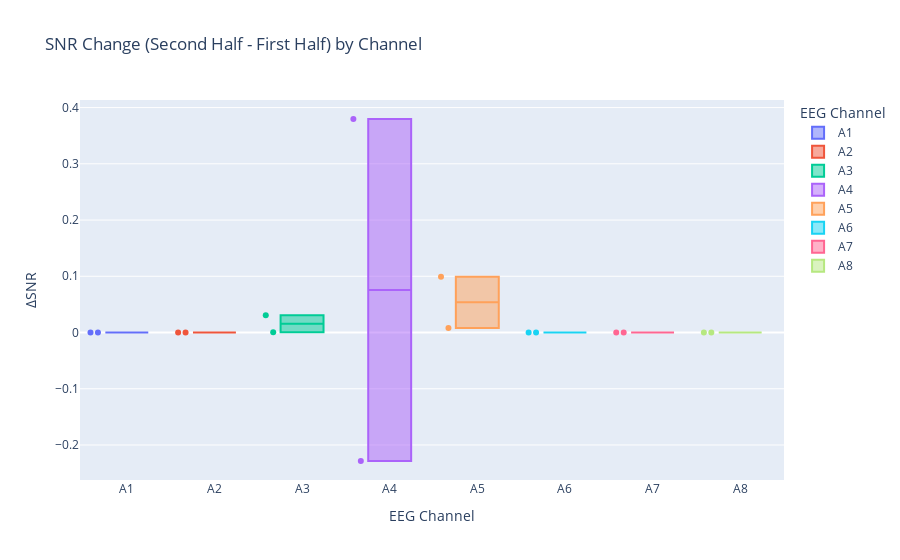

The cell this chart's notebook holds for it:
### Code cell
# Process recordings
def process_recording(active_recording):
    # Filter the otree log
    otree_active = otree_df[otree_df['participant.token']==active_recording.ID].reset_index(drop=True)
    display(otree_active)

    # Extract timings (2 different options)
    timestamps = get_actionlog_times(otree_active)
    # Filter for the active recording
    timestamps = timestamps[timestamps.rec==active_recording.Run]
    
    # Load EEG data
    rec_folder = main_folder + active_recording.Rec_folder
    eeg, load_report_dict = flows.load_exg_streams_data(rec_folder, chanlist=chans, report=True, cleanFile=True)
    print (load_report_dict)

    # Now annotate (add condition timings) and cut the EEG Data
    eeg = label_data(eeg, timestamps, cut=True, report=False)
    
    # TODO: Process signals now and extract features of interest
    # TODO: Berger effect during EC/EO rest
    # - So far only visualization
    # - Can use flows.get_channel_band_power() to extract band powers instead
    
    # TODO: ASSR during rest
    # - Not yet checked for correctness...
    # Filter for EC/EO conditions
    wanted = {"headphones_setup_ec_1", "headphones_setup_eo_1"}
    eo_ec_signals = eeg[eeg["Condition"].isin(wanted)]
    # Do for each channel and condition
    eo_ec_signals = eo_ec_signals.drop(['TS_UNIX'], axis=1).melt(id_vars="Condition", value_vars=chans, var_name="Channel", value_name="mV")

    
    snr_df = (
        eo_ec_signals
        .groupby(["Condition", "Channel"])
        .apply(lambda group: get_assr_snr(group.drop(columns=["Condition", "Channel"])))
        .reset_index()
    )
    snr_df

    # Add the SNR difference to the DataFrame
    snr_df["SNR_Diff"] = snr_df["SNR_Second_Half"] - snr_df["SNR_First_Half"]
    
    # TODO: Other features...
    return eeg, snr_df

# Process the recordings by looping through the mapping file
# For a single participant
active_recording = sessions.iloc[5]
eeg, snr_df = process_recording(active_recording)


fig = px.box(
    snr_df,
    x="Channel",
    y="SNR_Diff",
    points="all",  # show individual data points
    color="Channel",  # optional: adds color by channel
    title="SNR Change (Second Half - First Half) by Channel",
    labels={"SNR_Diff": "ΔSNR", "Channel": "EEG Channel"}
)

fig.show()

"""
# Loop through all recordings
for index, row in sessions.iterrows():
    process_recording(row)
"""

print('--- All done!\n')

### Figure 1 — Plotly figure (JSON) as saved in the notebook; plotly's stock layout.template omitted (floating-point values rounded to 4 significant figures)
{"data": [{"alignmentgroup": "True", "boxpoints": "all", "hovertemplate": "EEG Channel=%{x}<br>ΔSNR=%{y}<extra></extra>", "legendgroup": "A1", "marker": {"color": "#636efa"}, "name": "A1", "notched": false, "offsetgroup": "A1", "orientation": "v", "showlegend": true, "type": "box", "x": ["A1", "A1"], "x0": " ", "xaxis": "x", "y": [0.0, 0.0], "y0": " ", "yaxis": "y"}, {"alignmentgroup": "True", "boxpoints": "all", "hovertemplate": "EEG Channel=%{x}<br>ΔSNR=%{y}<extra></extra>", "legendgroup": "A2", "marker": {"color": "#EF553B"}, "name": "A2", "notched": false, "offsetgroup": "A2", "orientation": "v", "showlegend": true, "type": "box", "x": ["A2", "A2"], "x0": " ", "xaxis": "x", "y": [0.0, 0.0], "y0": " ", "yaxis": "y"}, {"alignmentgroup": "True", "boxpoints": "all", "hovertemplate": "EEG Channel=%{x}<br>ΔSNR=%{y}<extra></extra>", "legendgroup": "A3", "marker": {"color": "#00cc96"}, "name": "A3", "notched": false, "offsetgroup": "A3", "orientation": "v", "showlegend": true, "type": "box", "x": ["A3", "A3"], "x0": " ", "xaxis": "x", "y": [0.0004697, 0.03058], "y0": " ", "yaxis": "y"}, {"alignmentgroup": "True", "boxpoints": "all", "hovertemplate": "EEG Channel=%{x}<br>ΔSNR=%{y}<extra></extra>", "legendgroup": "A4", "marker": {"color": "#ab63fa"}, "name": "A4", "notched": false, "offsetgroup": "A4", "orientation": "v", "showlegend": true, "type": "box", "x": ["A4", "A4"], "x0": " ", "xaxis": "x", "y": [0.3797, -0.2285], "y0": " ", "yaxis": "y"}, {"alignmentgroup": "True", "boxpoints": "all", "hovertemplate": "EEG Channel=%{x}<br>ΔSNR=%{y}<extra></extra>", "legendgroup": "A5", "marker": {"color": "#FFA15A"}, "name": "A5", "notched": false, "offsetgroup": "A5", "orientation": "v", "showlegend": true, "type": "box", "x": ["A5", "A5"], "x0": " ", "xaxis": "x", "y": [0.09937, 0.008159], "y0": " ", "yaxis": "y"}, {"alignmentgroup": "True", "boxpoints": "all", "hovertemplate": "EEG Channel=%{x}<br>ΔSNR=%{y}<extra></extra>", "legendgroup": "A6", "marker": {"color": "#19d3f3"}, "name": "A6", "notched": false, "offsetgroup": "A6", "orientation": "v", "showlegend": true, "type": "box", "x": ["A6", "A6"], "x0": " ", "xaxis": "x", "y": [0.0, 0.0], "y0": " ", "yaxis": "y"}, {"alignmentgroup": "True", "boxpoints": "all", "hovertemplate": "EEG Channel=%{x}<br>ΔSNR=%{y}<extra></extra>", "legendgroup": "A7", "marker": {"color": "#FF6692"}, "name": "A7", "notched": false, "offsetgroup": "A7", "orientation": "v", "showlegend": true, "type": "box", "x": ["A7", "A7"], "x0": " ", "xaxis": "x", "y": [0.0, 0.0], "y0": " ", "yaxis": "y"}, {"alignmentgroup": "True", "boxpoints": "all", "hovertemplate": "EEG Channel=%{x}<br>ΔSNR=%{y}<extra></extra>", "legendgroup": "A8", "marker": {"color": "#B6E880"}, "name": "A8", "notched": false, "offsetgroup": "A8", "orientation": "v", "showlegend": true, "type": "box", "x": ["A8", "A8"], "x0": " ", "xaxis": "x", "y": [0.0, 0.0], "y0": " ", "yaxis": "y"}], "layout": {"boxmode": "overlay", "legend": {"title": {"text": "EEG Channel"}, "tracegroupgap": 0}, "title": {"text": "SNR Change (Second Half - First Half) by Channel"}, "xaxis": {"anchor": "y", "categoryarray": ["A1", "A2", "A3", "A4", "A5", "A6", "A7", "A8"], "categoryorder": "array", "domain": [0, 1], "title": {"text": "EEG Channel"}}, "yaxis": {"anchor": "x", "domain": [0, 1], "title": {"text": "ΔSNR"}}}}
